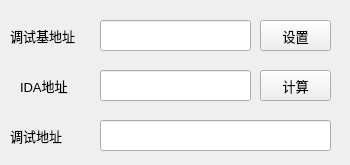
<?xml version="1.0" encoding="UTF-8"?>
<ui version="4.0">
 <class>TookitWidget</class>
 <widget class="QWidget" name="TookitWidget">
  <property name="geometry">
   <rect>
    <x>0</x>
    <y>0</y>
    <width>350</width>
    <height>165</height>
   </rect>
  </property>
  <property name="windowTitle">
   <string>跳转tookit</string>
  </property>
  <property name="autoFillBackground">
   <bool>true</bool>
  </property>
  <widget class="QLineEdit" name="dbg_addr">
   <property name="geometry">
    <rect>
     <x>100</x>
     <y>20</y>
     <width>151</width>
     <height>31</height>
    </rect>
   </property>
  </widget>
  <widget class="QLabel" name="dbg_base_lable">
   <property name="geometry">
    <rect>
     <x>10</x>
     <y>20</y>
     <width>91</width>
     <height>31</height>
    </rect>
   </property>
   <property name="sizePolicy">
    <sizepolicy hsizetype="Preferred" vsizetype="Preferred">
     <horstretch>0</horstretch>
     <verstretch>0</verstretch>
    </sizepolicy>
   </property>
   <property name="font">
    <font>
     <pointsize>10</pointsize>
    </font>
   </property>
   <property name="lineWidth">
    <number>1</number>
   </property>
   <property name="text">
    <string>调试基地址</string>
   </property>
   <property name="wordWrap">
    <bool>false</bool>
   </property>
  </widget>
  <widget class="QPushButton" name="debug_button">
   <property name="geometry">
    <rect>
     <x>260</x>
     <y>20</y>
     <width>71</width>
     <height>31</height>
    </rect>
   </property>
   <property name="font">
    <font>
     <pointsize>10</pointsize>
    </font>
   </property>
   <property name="text">
    <string>设置</string>
   </property>
  </widget>
  <widget class="QPushButton" name="jump_button">
   <property name="geometry">
    <rect>
     <x>260</x>
     <y>70</y>
     <width>71</width>
     <height>31</height>
    </rect>
   </property>
   <property name="font">
    <font>
     <pointsize>10</pointsize>
    </font>
   </property>
   <property name="text">
    <string>计算</string>
   </property>
  </widget>
  <widget class="QLabel" name="jump_offset_label">
   <property name="geometry">
    <rect>
     <x>20</x>
     <y>70</y>
     <width>91</width>
     <height>31</height>
    </rect>
   </property>
   <property name="sizePolicy">
    <sizepolicy hsizetype="Preferred" vsizetype="Preferred">
     <horstretch>0</horstretch>
     <verstretch>0</verstretch>
    </sizepolicy>
   </property>
   <property name="font">
    <font>
     <pointsize>10</pointsize>
    </font>
   </property>
   <property name="lineWidth">
    <number>1</number>
   </property>
   <property name="text">
    <string>IDA地址</string>
   </property>
   <property name="wordWrap">
    <bool>false</bool>
   </property>
  </widget>
  <widget class="QLineEdit" name="jump_offset">
   <property name="geometry">
    <rect>
     <x>100</x>
     <y>70</y>
     <width>151</width>
     <height>31</height>
    </rect>
   </property>
  </widget>
  <widget class="QLabel" name="dbg_base_lable_2">
   <property name="geometry">
    <rect>
     <x>10</x>
     <y>120</y>
     <width>91</width>
     <height>31</height>
    </rect>
   </property>
   <property name="sizePolicy">
    <sizepolicy hsizetype="Preferred" vsizetype="Preferred">
     <horstretch>0</horstretch>
     <verstretch>0</verstretch>
    </sizepolicy>
   </property>
   <property name="font">
    <font>
     <pointsize>10</pointsize>
    </font>
   </property>
   <property name="lineWidth">
    <number>1</number>
   </property>
   <property name="text">
    <string>调试地址</string>
   </property>
   <property name="wordWrap">
    <bool>false</bool>
   </property>
  </widget>
  <widget class="QLineEdit" name="dbg_addr_2">
   <property name="geometry">
    <rect>
     <x>100</x>
     <y>120</y>
     <width>231</width>
     <height>31</height>
    </rect>
   </property>
  </widget>
 </widget>
 <resources/>
 <connections/>
</ui>
